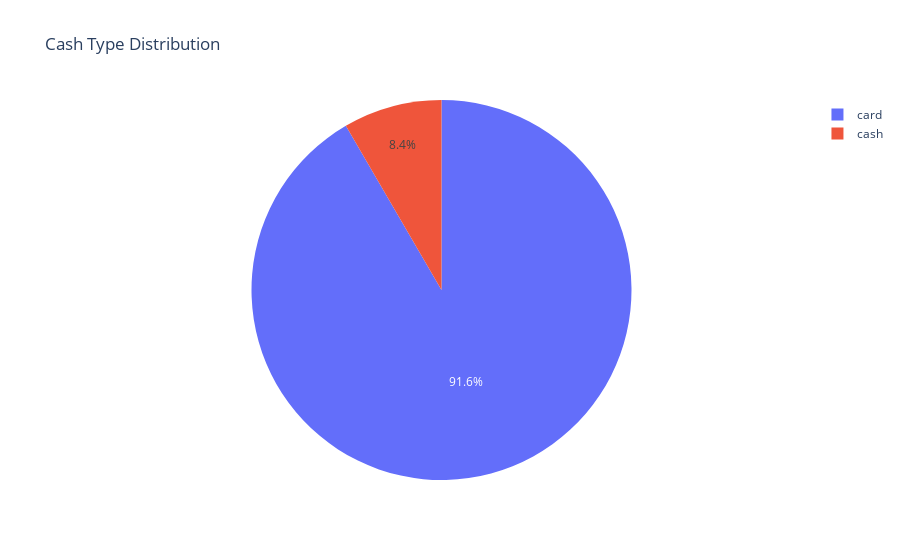

This figure's notebook cell:
### Code cell
fig = px.pie(df, names='cash_type', title='Cash Type Distribution')
fig.show()

### Figure 1 — Plotly figure (JSON) as saved in the notebook; plotly's stock layout.template omitted (floating-point values rounded to 4 significant figures; data arrays with more than 128 entries replaced by an {"elided": "..."} marker saying what was removed)
{"data": [{"domain": {"x": [0, 1], "y": [0, 1]}, "hovertemplate": "cash_type=%{label}<extra></extra>", "labels": {"elided": "1060 str values"}, "legendgroup": "", "name": "", "showlegend": true, "type": "pie"}], "layout": {"legend": {"tracegroupgap": 0}, "title": {"text": "Cash Type Distribution"}}}
